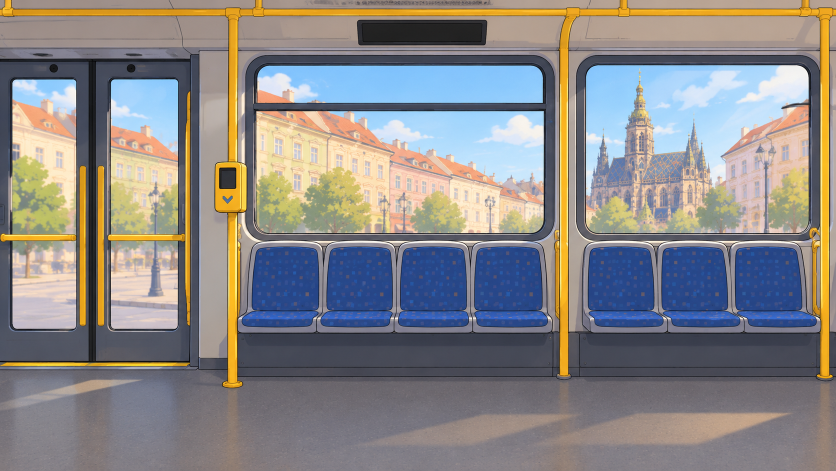
#> input picture web-games/aventure/art/sources/tram_src.png, 1672 x 941 px (shown at 1/2 size)
$ python cut_walk.py ../art/sources/tram_src.png out.png
#> lines starting #> are read from the running program, lines starting #| are printed output that depends on the picture
### web-games/aventure/tools/prepare_art.py
#!/usr/bin/env python3
"""Prepare les images generees (art/sources/) pour le jeu : decor et ville en WebP, controleur et objets detoures.

    python3 web-games/aventure/tools/prepare_art.py

  tram_src.png      -> tram.webp       (decor 16:9 recadre/reduit a 1280 x 720)
  scenery_src.jpg   -> scenery.webp    (la ville qui defile, bande panoramique)
  revizor_src.jpg   -> revizor.png     (fond magenta detoure)
  items_src.jpg     -> item_listok.png, item_listok_ok.png (deux objets cote a cote sur fond magenta)
Les personnages du cours (fox.png, andrea.png...) viennent de tools/cut_sprites.py.
"""
import os
import numpy as np
from PIL import Image, ImageFilter

HERE = os.path.dirname(os.path.abspath(__file__))
ART = os.path.join(HERE, "..", "art")
SRC = os.path.join(ART, "sources")


def key_magenta(im):
    """Retire le fond magenta (aussi les trous enfermes) et le liseré rose des bords ; renvoie une image RGBA."""
    a = np.asarray(im.convert("RGB")).astype(float)
    r, g, b = a[..., 0], a[..., 1], a[..., 2]
    m = np.minimum(r, b) - g                      # « magenta-ite » : forte sur le fond, nulle ou negative ailleurs
    alpha = 1 - np.clip((m - 70) / 90, 0, 1)
    # le liseré : sur les pixels a moitie transparents, on retire le rose en ramenant R et B vers G
    spill = np.clip(m, 0, None) * (alpha < 1)
    r = r - spill * 0.8
    b = b - spill * 0.8
    out = np.dstack([r, g, b]).clip(0, 255).astype("uint8")
    al = Image.fromarray((alpha * 255).astype("uint8")).filter(ImageFilter.MinFilter(3)).filter(ImageFilter.GaussianBlur(0.7))
    rgba = Image.fromarray(out).convert("RGBA")
    rgba.putalpha(al)
    return rgba


def crop_alpha(im, pad=2):
    box = im.getchannel("A").point(lambda v: 255 if v > 24 else 0).getbbox()
    x0, y0, x1, y1 = box
    return im.crop((max(0, x0 - pad), max(0, y0 - pad), min(im.width, x1 + pad), min(im.height, y1 + pad)))


# [31 lines left out: function main, not called in this run]


# [2 lines that do not run on import are left out]

### web-games/aventure/tools/cut_walk.py
#!/usr/bin/env python3
"""Decoupe une planche de marche generee (grille sur fond magenta) en une bande d'images pour le jeu.

    python3 web-games/aventure/tools/cut_walk.py art/sources/fox_walk_src.png art/fox_walk.png --grid 2x4

La planche est une grille LIGNES x COLONNES de cellules egales, dans l'ordre de l'animation (gauche a droite, puis
ligne suivante). Chaque cellule est detouree (fond magenta), puis toutes les images sont posees dans des cellules
de meme taille, pieds en bas, centrees sur le corps. Resultat : une bande horizontale PNG ; le nombre d'images
et la hauteur se declarent dans js/tram.js (walkSheet : { img, frames, fps, h }).
"""
import argparse
import os
import sys

from PIL import Image

sys.path.insert(0, os.path.dirname(os.path.abspath(__file__)))
from prepare_art import key_magenta, crop_alpha  # noqa: E402


def main():
    ap = argparse.ArgumentParser()
    ap.add_argument("src")
    ap.add_argument("out")
    ap.add_argument("--grid", default="2x4", help="lignes x colonnes (defaut 2x4)")
    ap.add_argument("--margin", type=int, default=8, help="pixels ignores au bord de chaque cellule (traits de grille)")
    ap.add_argument("--first", type=int, default=0, help="ne garder que les N premieres images (si la grille repete les poses)")
    ap.add_argument("--height", type=int, default=600, help="hauteur d'une image de la bande, en pixels")
    a = ap.parse_args()
    rows, cols = (int(v) for v in a.grid.lower().split("x"))
    im = Image.open(a.src).convert("RGB")
#> im is the input picture: PIL image 1672x941 RGB; mean R, G, B 137.7, 135.5, 135.4
    cw, ch = im.width / cols, im.height / rows
#> cw = 418; ch = 470.5
    frames = []
    for r in range(rows):
        for c in range(cols):
            m = a.margin
            cell = im.crop((round(c * cw) + m, round(r * ch) + m, round((c + 1) * cw) - m, round((r + 1) * ch) - m))
            frames.append(crop_alpha(key_magenta(cell), pad=0))
#> this loop made 2 passes
#> pass 1, in key_magenta, `rgba = Image.fromarray(out).convert("RGBA")`:
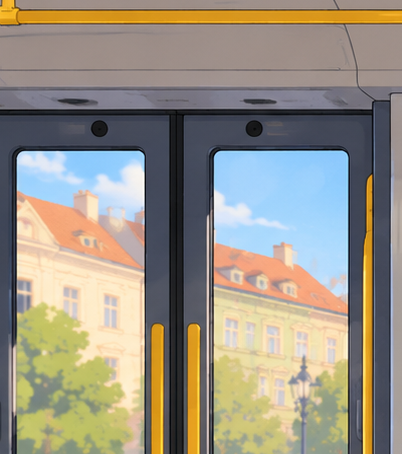
#> rgba: PIL image 402x454 RGBA; mean R, G, B, A 153.1, 146.7, 132.6, 255
#> pass 1, in key_magenta (call 2), `a = np.asarray(im.convert("RGB")).astype(float)`:
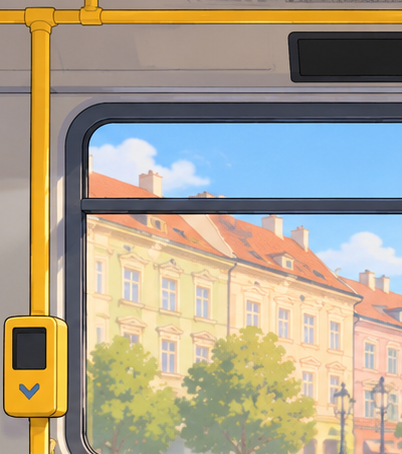
#> a: shape (454, 402, 3) float64; mean R, G, B 172.3, 162.9, 142.6
#> pass 1, in key_magenta (call 2), `r, g, b = a[..., 0], a[..., 1], a[..., 2]`:
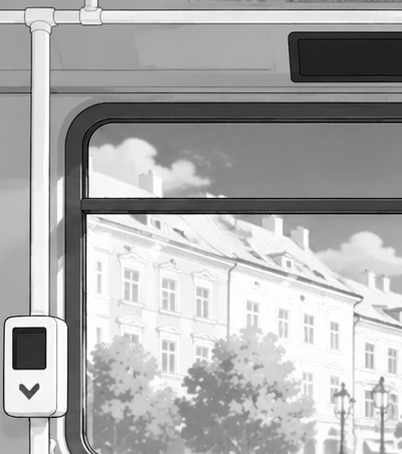
#> r: shape (454, 402) float64; min 0, max 255, mean 172.3
#> after the loop:
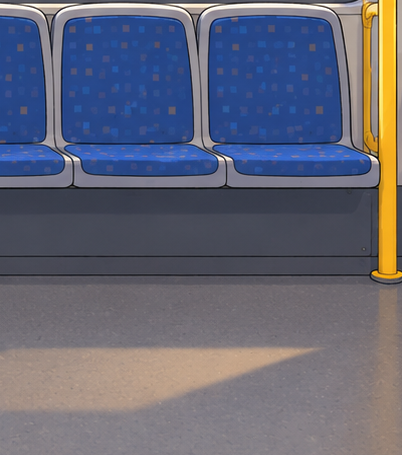
#> cell: PIL image 402x455 RGB; mean R, G, B 100.7, 102.8, 118.7
#> after the loop, frames = 8 items
    if a.first:
        frames = frames[:a.first]
    W = max(f.width for f in frames)
#> W = 402
    H = max(f.height for f in frames)
#> H = 455
    sheet = Image.new("RGBA", (W * len(frames), H), (0, 0, 0, 0))
#> sheet: PIL image 3216x455 RGBA; every value is 0
    for i, f in enumerate(frames):
        sheet.paste(f, (i * W + (W - f.width) // 2, H - f.height), f)   # pieds en bas, centre sur le corps
#> this loop made 8 passes
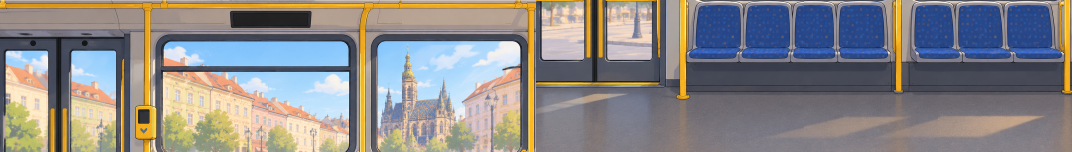
#> sheet: PIL image 3216x455 RGBA (shown at 1/3 size); mean R, G, B, A 137.6, 135.6, 135.7, 254.7; transparent parts drawn white
    k = a.height / H
#> k = 1.32
    sheet = sheet.resize((round(W * k) * len(frames), a.height), Image.LANCZOS)
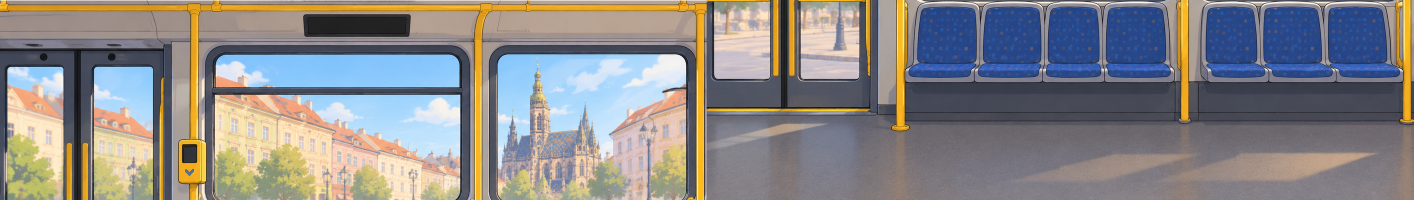
#> sheet: PIL image 4240x600 RGBA (shown at 1/3 size); mean R, G, B, A 137.7, 135.7, 135.8, 254.7; transparent parts drawn white
    sheet.save(a.out, optimize=True)
    print(f"{a.out} : {len(frames)} images de {round(W * k)}x{a.height}")
#| out.png : 8 images de 530x600


if __name__ == "__main__":
    main()
